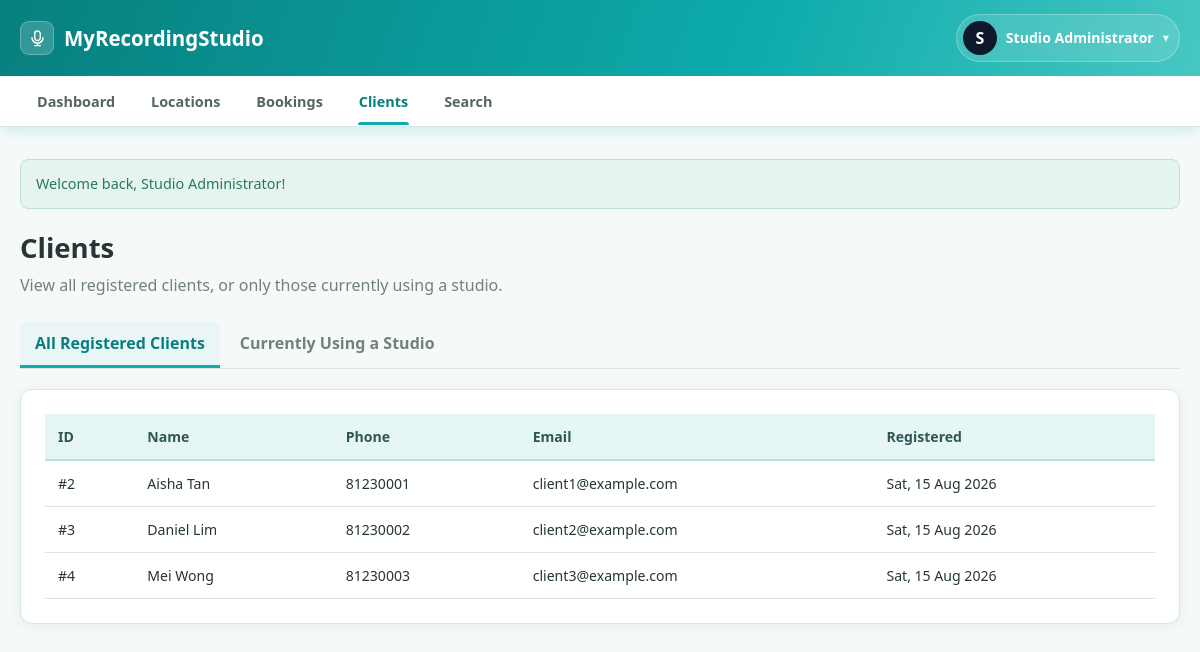
The app's page /admin/clients.php (signed in) with its own data.
### tables this page shows
CREATE TABLE users (
    user_id       INT AUTO_INCREMENT PRIMARY KEY,
    name          VARCHAR(100) NOT NULL,
    phone         VARCHAR(20)  NOT NULL,
    email         VARCHAR(150) NOT NULL UNIQUE,
    password_hash VARCHAR(255) NOT NULL,
    user_type     ENUM('admin','client') NOT NULL DEFAULT 'client',
    created_at    DATETIME NOT NULL DEFAULT CURRENT_TIMESTAMP
);

### includes/bootstrap.php (called while the page is built, shortened)
<?php
spl_autoload_register(function ($class) {
    $path = __DIR__ . '/../classes/' . $class . '.php';
});
require_once __DIR__ . '/functions.php';

### classes/Database.php (called while the page is built)
<?php
class Database
{
    private static ?Database $instance = null;
    private PDO $pdo;
    private function __construct()
    {
        $dsn = "mysql:host=" . DB_HOST . ";dbname=" . DB_NAME . ";charset=utf8mb4";
        try {
            $this->pdo = new PDO($dsn, DB_USER, DB_PASS, [
                PDO::ATTR_ERRMODE            => PDO::ERRMODE_EXCEPTION,
                PDO::ATTR_DEFAULT_FETCH_MODE => PDO::FETCH_ASSOC,
                PDO::ATTR_EMULATE_PREPARES   => false,
            ]);
        } catch (PDOException $e) {
            die("Database connection failed. Please check that MySQL is running in XAMPP "
                . "and that the database 'myrecordingstudio' has been imported. Error: " . $e->getMessage());
        }
    }
    public static function getInstance(): Database
    {
        if (self::$instance === null) {
            self::$instance = new Database();
        }
        return self::$instance;
    }
    public function getConnection(): PDO
    {
        return $this->pdo;
    }
}

### classes/User.php (called while the page is built, shortened)
<?php
class User
{
    protected PDO $db;
    public function __construct()
    {
        $this->db = Database::getInstance()->getConnection();
    }
    public function getById(int $userId): ?array
    {
        $stmt = $this->db->prepare("SELECT * FROM users WHERE user_id = :id");
        $stmt->execute([':id' => $userId]);
        $row = $stmt->fetch();
        return $row ?: null;
    }
}

### classes/Administrator.php (called while the page is built, shortened)
<?php
class Administrator extends User
{
    public function __construct(int $userId)
    {
        $data = $this->getById($userId);
    }
    public function getAllClients(): array
    {
        $stmt = $this->db->query("SELECT * FROM users WHERE user_type = 'client' ORDER BY name ASC");
        return $stmt->fetchAll();
    }
}

### admin/clients.php (the view, shortened to what this page needs)
<?php
require_once __DIR__ . '/../includes/bootstrap.php';
$admin = new Administrator($_SESSION['user_id']);
$tab = $_GET['tab'] ?? 'all';
if ($tab === 'active') {
    $clients = $admin->getClientsCurrentlyUsingStudio();
} else {
    $tab = 'all';
    $clients = $admin->getAllClients();
}
include __DIR__ . '/../includes/header.php';
?>
<div class="page-header">
    <h1>Clients</h1>
    <p class="subtitle">View all registered clients, or only those currently using a studio.</p>
</div>
<div class="tabs">
    <a href="?tab=all" class="<?= $tab === 'all' ? 'active' : '' ?>">All Registered Clients</a>
    <a href="?tab=active" class="<?= $tab === 'active' ? 'active' : '' ?>">Currently Using a Studio</a>
</div>
<div class="card">
    <?php if (empty($clients)): ?>
        <div class="empty-state">No clients found in this view.</div>
    <?php else: ?>
        <div class="table-wrap">
        <table class="data-table">
            <thead><tr><th>ID</th><th>Name</th><th>Phone</th><th>Email</th><th>Registered</th></tr></thead>
            <tbody>
            <?php foreach ($clients as $c): ?>
                <tr>
                    <td>#<?= (int)$c['user_id'] ?></td>
                    <td><?= e($c['name']) ?></td>
                    <td><?= e($c['phone']) ?></td>
                    <td><?= e($c['email']) ?></td>
                    <td><?= formatDate($c['created_at']) ?></td>
                </tr>
            <?php endforeach; ?>
            </tbody>
        </table>
        </div>
    <?php endif; ?>
</div>
<?php include __DIR__ . '/../includes/footer.php'; ?>

### assets/css/style.css (style rules this page uses)
:root { --primary: #0DABAB; --primary-dark: #087F7F; --primary-soft: #E6F6F5; --danger: #C95656; --danger-soft: #F9E8E8; --warning: #C58A32; --warning-soft: #FBF1DF; --success: #2F8F72; --success-soft: #E6F4EF; --info: #397AA8; --info-soft: #E8F1F8; --bg: #F5FAF9; --card-bg: #FFFFFF; --text: #263535; --text-muted: #718080; --border: #D8E6E4; --radius: 12px; --shadow: 0 2px 12px rgba(38, 53, 53, 0.07); --shadow-hover: 0 8px 24px rgba(38, 53, 53, 0.12); }
* { box-sizing: border-box; }
html { scroll-behavior: smooth; }
body { margin: 0; font-family: "Segoe UI", Roboto, Helvetica, Arial, sans-serif; background: var(--bg); color: var(--text); line-height: 1.5; }
a { color: var(--primary-dark); text-decoration: none; }
.page-header { margin-bottom: 24px; }
.page-header h1 { margin: 0 0 5px; font-size: 1.72rem; }
.page-header p.subtitle { margin: 0; color: var(--text-muted); }
.card { background: var(--card-bg); border: 1px solid var(--border); border-radius: var(--radius); box-shadow: var(--shadow); padding: 24px; margin-bottom: 22px; }
.table-wrap { overflow-x: auto; }
table.data-table { width: 100%; border-collapse: collapse; font-size: .88rem; }
table.data-table th, table.data-table td { padding: 12px 13px; text-align: left; border-bottom: 1px solid var(--border); vertical-align: middle; }
table.data-table th { background: #E6F6F5; color: #315555; font-weight: 750; white-space: nowrap; border-bottom: 2px solid #B9DEDB; }
.tabs { display: flex; gap: 5px; flex-wrap: wrap; margin-bottom: 20px; border-bottom: 1px solid var(--border); }
.tabs a { padding: 10px 15px; color: var(--text-muted); font-weight: 650; border-radius: 8px 8px 0 0; }
.tabs a.active { color: var(--primary-dark); border-bottom: 3px solid var(--primary); background: rgba(13,171,171,.05); }

### records on screen
users: user_id "2", name "Aisha Tan", phone "81230001", email "client1@example.com", created_at "Sat, 15 Aug 2026"
users: user_id "3", name "Daniel Lim", phone "81230002", email "client2@example.com", created_at "Sat, 15 Aug 2026"
users: user_id "4", name "Mei Wong", phone "81230003", email "client3@example.com", created_at "Sat, 15 Aug 2026"

### other values on screen
$userInitial "S"
$userName "Studio Administrator"
$f['message'] "Welcome back, Studio Administrator!"
